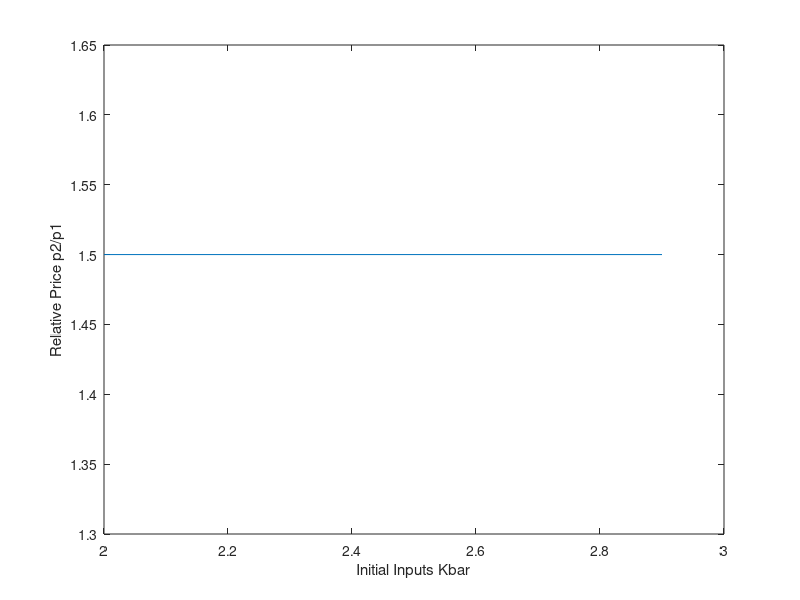

Recreate this plot in MATLAB.
clearvars;
% shared parameters 
alpha = .3;
% preferences parameters
beta = 1.1; %consumers like goods 2 better
% different values of A1 
for i = 1:10
    kbar(i) = [ 1.9+i/10 ];
    lbar(i) = [ 1 ];
    relativebar(i) = [ kbar(i)/lbar(i) ];
    A1(i) = [1];
    A2(i) = [1.5];
    relativeA(i) = [ A1(i)/A2(i) ];
    P1(i) = [ A1(i)/(A1(i) + A2(i))];
    P2(i) = [ 1 - P1(i) ];
    relativeP(i) = [ P2(i)/P1(i) ];
    L1(i) = [ lbar(i)*(1/(1+beta)) ];
    L2(i) = [ lbar(i)*(beta/(1+beta)) ];
    K1(i) = [ kbar(i)*(1/(1+beta)) ];
    K2(i) = [ kbar(i)*(beta/(1+beta)) ];
    R(i) = [ (alpha*A1(i)*P1(i))/((kbar(i)/lbar(i))^(1-alpha)) ];
    W(i) = [ ((1-alpha)*A1(i)*P1(i))/((kbar(i)/lbar(i))^(-alpha)) ];
end

plot(kbar, relativeP)
xlabel('Initial Inputs Kbar')
ylabel('Relative Price p2/p1')